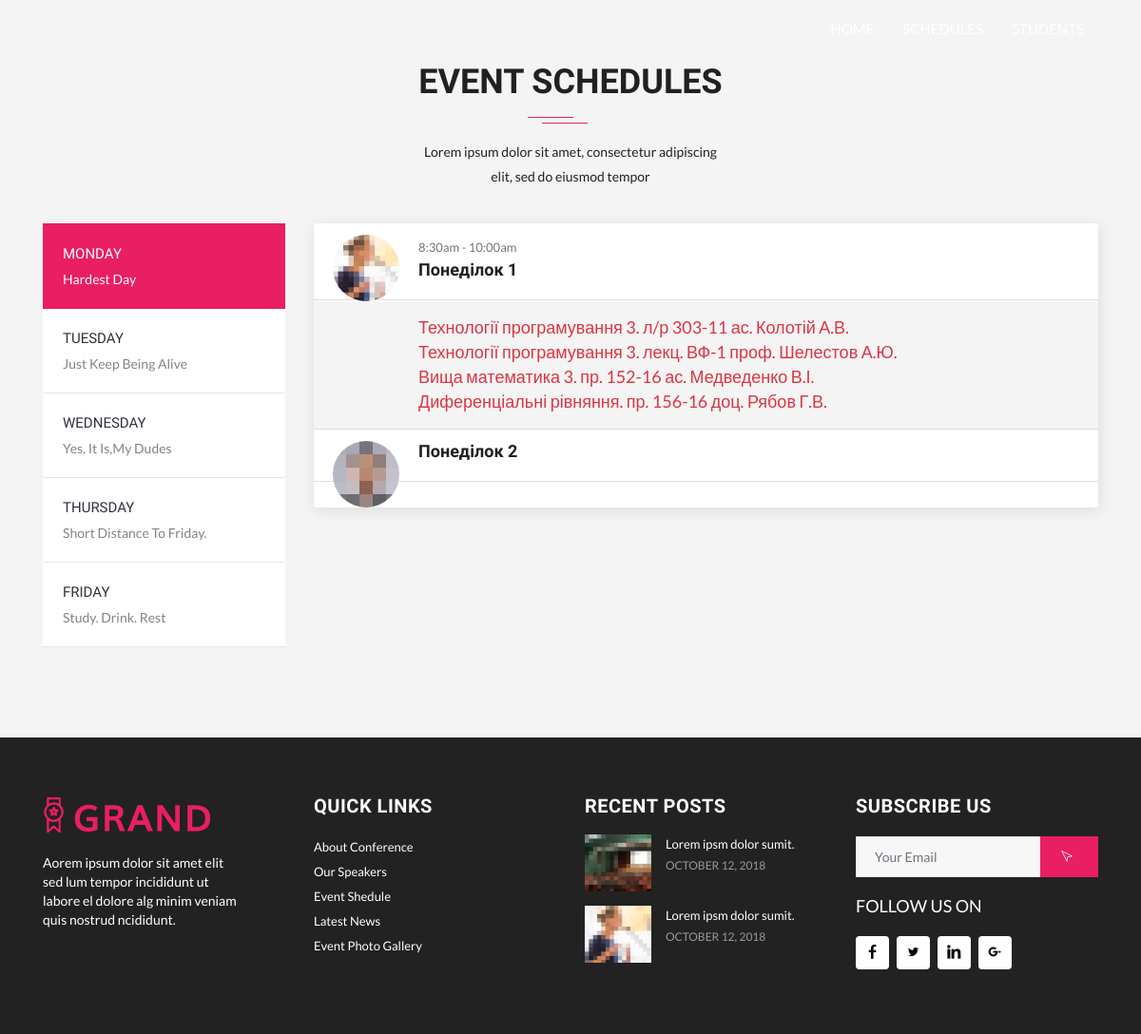
Page /schedule/ on the committed database.
### webexample/models.py (models this page shows, shortened)
class Schedule (models.Model):
    name = models.CharField(max_length = 30);
    para1= models.TextField();
    para2 = models.TextField();
    para3 = models.TextField();
    para4 = models.TextField();
    teacher = models.CharField(max_length = 30, default = "kek");
    location = models.CharField(max_length = 10, default = "kek");

### webexample/templates/schedule/post.html (shortened to what this page needs)
{% extends "mainApp/wrapper.html"%}
{% block content %}
<section id="schedules" class="schedule section-padding">
  <div class="container">
    <div class="row">
      <div class="col-12">
        <div class="section-title-header text-center">
          <h1 class="section-title wow fadeInUp" data-wow-delay="0.2s">Event Schedules</h1>
          <p class="wow fadeInDown" data-wow-delay="0.2s">Lorem ipsum dolor sit amet, consectetur adipiscing <br> elit, sed do eiusmod tempor</p>
        </div>
      </div>
    </div>
    <div class="schedule-area row wow fadeInDown" data-wow-delay="0.3s">
      <div class="schedule-tab-title col-md-3 col-lg-3 col-xs-12">
        <div class="table-responsive">
          <ul class="nav nav-tabs" id="myTab" role="tablist">
            <li class="nav-item">
              <a class="nav-link active" id="monday-tab" data-toggle="tab" href="#monday" role="tab" aria-controls="monday" aria-expanded="true">
                <div class="item-text">
                  <h4>Monday</h4>
                  <h5>Hardest day</h5>
                </div>
              </a>
            </li>
            <li class="nav-item">
              <a class="nav-link" id="tuesday-tab" data-toggle="tab" href="#tuesday" role="tab" aria-controls="tuesday">
                <div class="item-text">
                  <h4>Tuesday</h4>
                  <h5>Just keep being alive</h5>
                </div>
              </a>
            </li>
            <li class="nav-item">
              <a class="nav-link" id="wednesday-tab" data-toggle="tab" href="#wednesday" role="tab" aria-controls="wednesday">
                <div class="item-text">
                  <h4>Wednesday</h4>
                  <h5>Yes, it is,my dudes</h5>
                </div>
              </a>
            </li>
            <li class="nav-item">
              <a class="nav-link" id="thursday-tab" data-toggle="tab" href="#thursday" role="tab" aria-controls="thursday">
                <div class="item-text">
                  <h4>Thursday</h4>
                  <h5>Short distance to Friday.</h5>
                </div>
              </a>
            </li>
            <li class="nav-item">
              <a class="nav-link" id="friday-tab" data-toggle="tab" href="#friday" role="tab" aria-controls="friday">
                <div class="item-text">
                  <h4>Friday</h4>
                  <h5>Study. Drink. Rest</h5>
                </div>
              </a>
            </li>
          </ul>
        </div>
      </div>
      <div class="schedule-tab-content col-md-9 col-lg-9 col-xs-12 clearfix">
        <div class="tab-content" id="myTabContent">
          <div class="tab-pane fade show active" id="monday" role="tabpanel" aria-labelledby="monday-tab">
            <div id="accordion">
              <div class="card">
                <div id="headingOne">
                  <div class="collapsed card-header" data-toggle="collapse" data-target="#collapseOne" aria-expanded="false" aria-controls="collapseOne">
                    <div class="images-box">
                      <img class="img-fluid" src="assets/img/speaker/speakers-1.jpg" alt="">
                    </div>
                    <span class="time">8:30am - 10:00am</span>
                    <h4>
                    {% for post in object_list %}
                    {% if "Понеділок 1" in post.name %}
                    Понеділок 1
                    {% endif %}
                    {% endfor %}</h4>
                  </div>
                </div>
                <div id="collapseOne" class="collapse show" aria-labelledby="headingOne" data-parent="#accordion">
                  <div class="card-body">
                    <p>{% for post in object_list %}
                    {% if "Понеділок 1" in post.name %}
                    <span class="text-danger">{{post.para1}}</span><br>
                    <span class="text-danger">{{post.para2}}</span><br>
                    <span class="text-danger">{{post.para3}}</span><br>
                    <span class="text-danger">{{post.para4}}</span><br>
                    {% endif %}
                    {% endfor %}</p>
                  </div>
                </div>
              </div>
              <div class="card">
                <div id="headingTwo">
                  <div class="collapsed card-header" data-toggle="collapse" data-target="#collapseTwo" aria-expanded="false" aria-controls="collapseTwo">
                    <div class="images-box">
                      <img class="img-fluid" src="assets/img/speaker/speakers-2.jpg" alt="">
                    </div>
                    <h4>{% for post in object_list %}
                    {% if "Понеділок 2" in post.name %}
                    Понеділок 2
                    {% endif %}
                    {% endfor %}</h4>
                  </div>
                </div>
              </div>
            </div>
          </div>
        </div>
      </div>
    </div>
  </div>
</section>
{% endblock %}

### mainApp/static/mainApp/assets/css/main.css (style rules this page uses)
html { overflow-x: hidden; }
body { background: #fff; font-size: 15px; font-weight: 400; font-family: 'Lato', sans-serif; -webkit-box-sizing: border-box; -moz-box-sizing: border-box; box-sizing: border-box; -webkit-font-smoothing: subpixel-antialiased; color: #212121; line-height: 25px; -webkit-backface-visibility: hidden; backface-visibility: hidden; overflow-x: hidden; }
h1, h2, h3, h4 { font-size: 36px; font-weight: 700; font-family: 'Josefin Sans', sans-serif; }
a { -webkit-transition: all 0.2s linear; -moz-transition: all 0.2s linear; -o-transition: all 0.2s linear; transition: all 0.2s linear; }
p { font-weight: 400; font-family: 'Lato', sans-serif; margin: 0px; font-size: 14px; }
ul, ol { list-style: outside none none; margin: 0; padding: 0; }
ul li, ol li { list-style: none; }
.section-title-header p { text: center; font-weight: 400; line-height: 26px; padding-bottom: 36px; }
.section-title { font-size: 36px; color: #212121; line-height: 52px; padding-bottom: 20px; font-weight: 700; text-align: center; text-transform: uppercase; position: relative; margin-bottom: 15px; }
.section-title:before { position: absolute; content: ''; left: 15px; bottom: 8px; width: 48px; height: 1px; background-color: #E91E63; }
.section-title:after { position: absolute; content: ''; left: 0px; bottom: 2px; width: 48px; height: 1px; background-color: #E91E63; }
.section-title:before, .section-title:after { left: 50%; margin-left: -45px; }
.section-title:after { margin-left: -30px; }
.section-padding { padding: 60px 0; }
#schedules { background: #f3f4f3; }
.schedule .schedule-tab-title { margin-bottom: 35px; }
.schedule .schedule-tab-title .nav-tabs { background: #ffffff; }
.schedule .schedule-tab-title .nav-tabs .nav-link { border-radius: 0px; position: relative; cursor: pointer; height: 90px; width: 255px; border-bottom: 1px solid #e5e5e5; transition: all 500ms ease; padding: 20px 20px; }
.schedule .schedule-tab-title .nav-tabs .nav-item.show .nav-link, .schedule .schedule-tab-title .nav-tabs .nav-link.active, .schedule .schedule-tab-title .nav-tabs .nav-item .nav-link:hover { background: #E91E63; border: 1px solid #E91E63; transition: all 0.3s ease-in-out 0s; -moz-transition: all 0.3s ease-in-out 0s; -webkit-transition: all 0.3s ease-in-out 0s; -o-transition: all 0.3s ease-in-out 0s; }
.schedule .schedule-tab-title .nav-tabs .nav-item.show .nav-link h4, .schedule .schedule-tab-title .nav-tabs .nav-link.active h4, .schedule .schedule-tab-title .nav-tabs .nav-item .nav-link:hover h4 { color: #fff; }
.schedule .schedule-tab-title .nav-tabs .nav-item.show .nav-link h5, .schedule .schedule-tab-title .nav-tabs .nav-link.active h5, .schedule .schedule-tab-title .nav-tabs .nav-item .nav-link:hover h5 { color: #fff; }
.schedule .schedule-tab-title .item-text h4 { font-size: 15px; color: #2f323c; line-height: 22px; font-weight: 400; text-transform: uppercase; }
.schedule .schedule-tab-title .item-text h5 { font-size: 14px; color: #848484; line-height: 16px; font-weight: 400; text-transform: capitalize; }
.schedule .schedule-tab-content .tab-content { box-shadow: 1px 3px 15px rgba(0, 0, 0, 0.1); }
.schedule .schedule-tab-content .card { border: none; }
.schedule .show .card-body { background: #f3f4f3; }
.schedule .card-header { border: none; cursor: pointer; background: #fff; border-bottom: 1px solid #ddd; }
.schedule .card-header .images-box { width: 70px; height: 70px; float: left; margin-right: 20px; }
.schedule .card-header .images-box img { border-radius: 50%; }
.schedule .card-header .time { color: #777777; font-size: 13px; margin-bottom: 5px; }
.schedule .card-header h4 { font-weight: 700; font-size: 18px; color: #212121; margin-bottom: 8px; }
.schedule .card-body { padding: 15px 70px 15px 110px; background: #fff; border-bottom: 1px solid #ddd; }
.text-danger { margin-top: 20px; font-size: 18px; }

### rows in the picture
Schedule: name "Понеділок 1", para1 "Технології програмування 3. л/р 303-11 ас. Колотій А.В.", para2 "Технології програмування 3. лекц. ВФ-1 проф. Шелестов А.Ю.", para3 "Вища математика 3. пр. 152-16 ас. Медведенко В.І.", para4 "Диференціальні рівняння. пр. 156-16 доц. Рябов Г.В."
Schedule: name "Понеділок 2"
